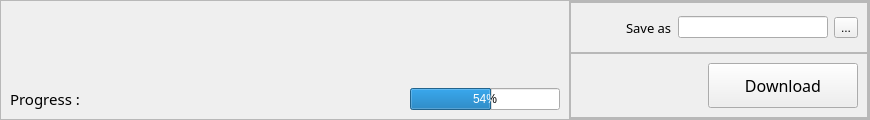
                     <widget class="QFrame" name="frame_home_bottom">
                      <property name="sizePolicy">
                       <sizepolicy hsizetype="Preferred" vsizetype="Maximum">
                        <horstretch>0</horstretch>
                        <verstretch>0</verstretch>
                       </sizepolicy>
                      </property>
                      <property name="frameShape">
                       <enum>QFrame::StyledPanel</enum>
                      </property>
                      <property name="frameShadow">
                       <enum>QFrame::Raised</enum>
                      </property>
                      <property name="lineWidth">
                       <number>0</number>
                      </property>
                      <layout class="QHBoxLayout" name="horizontalLayout_7">
                       <property name="spacing">
                        <number>0</number>
                       </property>
                       <property name="leftMargin">
                        <number>0</number>
                       </property>
                       <property name="topMargin">
                        <number>0</number>
                       </property>
                       <property name="rightMargin">
                        <number>0</number>
                       </property>
                       <property name="bottomMargin">
                        <number>0</number>
                       </property>
                       <item>
                        <widget class="QFrame" name="frame_for_progress">
                         <property name="minimumSize">
                          <size>
                           <width>0</width>
                           <height>0</height>
                          </size>
                         </property>
                         <property name="maximumSize">
                          <size>
                           <width>16777215</width>
                           <height>250</height>
                          </size>
                         </property>
                         <property name="frameShape">
                          <enum>QFrame::NoFrame</enum>
                         </property>
                         <property name="frameShadow">
                          <enum>QFrame::Raised</enum>
                         </property>
                         <layout class="QVBoxLayout" name="verticalLayout_25">
                          <item>
                           <spacer name="horizontalSpacer_5">
                            <property name="orientation">
                             <enum>Qt::Vertical</enum>
                            </property>
                            <property name="sizeType">
                             <enum>QSizePolicy::Expanding</enum>
                            </property>
                            <property name="sizeHint" stdset="0">
                             <size>
                              <width>67</width>
                              <height>78</height>
                             </size>
                            </property>
                           </spacer>
                          </item>
                          <item>
                           <widget class="QFrame" name="frame_for_progress_top">
                            <property name="sizePolicy">
                             <sizepolicy hsizetype="Expanding" vsizetype="Preferred">
                              <horstretch>0</horstretch>
                              <verstretch>0</verstretch>
                             </sizepolicy>
                            </property>
                            <property name="styleSheet">
                             <string notr="true"/>
                            </property>
                            <property name="frameShape">
                             <enum>QFrame::NoFrame</enum>
                            </property>
                            <property name="frameShadow">
                             <enum>QFrame::Raised</enum>
                            </property>
                            <layout class="QHBoxLayout" name="horizontalLayout_9">
                             <property name="spacing">
                              <number>0</number>
                             </property>
                             <property name="leftMargin">
                              <number>0</number>
                             </property>
                             <property name="topMargin">
                              <number>0</number>
                             </property>
                             <property name="rightMargin">
                              <number>0</number>
                             </property>
                             <property name="bottomMargin">
                              <number>0</number>
                             </property>
                             <item>
                              <widget class="QLabel" name="status_bar">
                               <property name="minimumSize">
                                <size>
                                 <width>400</width>
                                 <height>0</height>
                                </size>
                               </property>
                               <property name="font">
                                <font>
                                 <family>Product Sans</family>
                                 <pointsize>11</pointsize>
                                </font>
                               </property>
                               <property name="text">
                                <string>Progress :</string>
                               </property>
                               <property name="alignment">
                                <set>Qt::AlignLeading|Qt::AlignLeft|Qt::AlignVCenter</set>
                               </property>
                               <property name="wordWrap">
                                <bool>true</bool>
                               </property>
                              </widget>
                             </item>
                             <item>
                              <widget class="QProgressBar" name="progressbar">
                               <property name="minimumSize">
                                <size>
                                 <width>150</width>
                                 <height>0</height>
                                </size>
                               </property>
                               <property name="maximumSize">
                                <size>
                                 <width>200</width>
                                 <height>16777215</height>
                                </size>
                               </property>
                               <property name="styleSheet">
                                <string notr="true"/>
                               </property>
                               <property name="value">
                                <number>54</number>
                               </property>
                               <property name="alignment">
                                <set>Qt::AlignCenter</set>
                               </property>
                              </widget>
                             </item>
                            </layout>
                           </widget>
                          </item>
                         </layout>
                        </widget>
                       </item>
                       <item>
                        <widget class="QFrame" name="frame_for_download">
                         <property name="sizePolicy">
                          <sizepolicy hsizetype="Minimum" vsizetype="Preferred">
                           <horstretch>0</horstretch>
                           <verstretch>0</verstretch>
                          </sizepolicy>
                         </property>
                         <property name="maximumSize">
                          <size>
                           <width>300</width>
                           <height>16777215</height>
                          </size>
                         </property>
                         <property name="frameShape">
                          <enum>QFrame::StyledPanel</enum>
                         </property>
                         <property name="frameShadow">
                          <enum>QFrame::Raised</enum>
                         </property>
                         <layout class="QVBoxLayout" name="verticalLayout_14">
                          <property name="spacing">
                           <number>0</number>
                          </property>
                          <property name="leftMargin">
                           <number>0</number>
                          </property>
                          <property name="topMargin">
                           <number>0</number>
                          </property>
                          <property name="rightMargin">
                           <number>0</number>
                          </property>
                          <property name="bottomMargin">
                           <number>0</number>
                          </property>
                          <item>
                           <widget class="QFrame" name="frame_for_save_as">
                            <property name="frameShape">
                             <enum>QFrame::StyledPanel</enum>
                            </property>
                            <property name="frameShadow">
                             <enum>QFrame::Raised</enum>
                            </property>
                            <layout class="QHBoxLayout" name="horizontalLayout_10">
                             <item>
                              <spacer name="horizontalSpacer_2">
                               <property name="orientation">
                                <enum>Qt::Horizontal</enum>
                               </property>
                               <property name="sizeHint" stdset="0">
                                <size>
                                 <width>170</width>
                                 <height>20</height>
                                </size>
                               </property>
                              </spacer>
                             </item>
                             <item>
                              <widget class="QLabel" name="save_as_label">
                               <property name="font">
                                <font>
                                 <family>Product Sans</family>
                                 <pointsize>10</pointsize>
                                </font>
                               </property>
                               <property name="text">
                                <string>Save as</string>
                               </property>
                              </widget>
                             </item>
                             <item>
                              <widget class="QLineEdit" name="save_as_linedit">
                               <property name="minimumSize">
                                <size>
                                 <width>150</width>
                                 <height>0</height>
                                </size>
                               </property>
                               <property name="styleSheet">
                                <string notr="true"/>
                               </property>
                              </widget>
                             </item>
                             <item>
                              <widget class="QToolButton" name="toolButton">
                               <property name="styleSheet">
                                <string notr="true"/>
                               </property>
                               <property name="text">
                                <string>...</string>
                               </property>
                              </widget>
                             </item>
                            </layout>
                           </widget>
                          </item>
                          <item alignment="Qt::AlignBottom">
                           <widget class="QFrame" name="frame_for_download_button">
                            <property name="maximumSize">
                             <size>
                              <width>16777215</width>
                              <height>150</height>
                             </size>
                            </property>
                            <property name="frameShape">
                             <enum>QFrame::StyledPanel</enum>
                            </property>
                            <property name="frameShadow">
                             <enum>QFrame::Raised</enum>
                            </property>
                            <layout class="QHBoxLayout" name="horizontalLayout_8">
                             <item>
                              <spacer name="horizontalSpacer">
                               <property name="orientation">
                                <enum>Qt::Horizontal</enum>
                               </property>
                               <property name="sizeHint" stdset="0">
                                <size>
                                 <width>269</width>
                                 <height>20</height>
                                </size>
                               </property>
                              </spacer>
                             </item>
                             <item>
                              <widget class="QPushButton" name="download_button">
                               <property name="sizePolicy">
                                <sizepolicy hsizetype="Expanding" vsizetype="Expanding">
                                 <horstretch>0</horstretch>
                                 <verstretch>0</verstretch>
                                </sizepolicy>
                               </property>
                               <property name="minimumSize">
                                <size>
                                 <width>150</width>
                                 <height>45</height>
                                </size>
                               </property>
                               <property name="maximumSize">
                                <size>
                                 <width>150</width>
                                 <height>50</height>
                                </size>
                               </property>
                               <property name="font">
                                <font>
                                 <family>Product Sans</family>
                                 <pointsize>12</pointsize>
                                </font>
                               </property>
                               <property name="styleSheet">
                                <string notr="true"/>
                               </property>
                               <property name="text">
                                <string notr="true">Download</string>
                               </property>
                               <property name="icon">
                                <iconset resource="resources.qrc">
                                 <normaloff>:/download/icons/white/download.png</normaloff>:/download/icons/white/download.png</iconset>
                               </property>
                               <property name="iconSize">
                                <size>
                                 <width>24</width>
                                 <height>24</height>
                                </size>
                               </property>
                              </widget>
                             </item>
                            </layout>
                           </widget>
                          </item>
                         </layout>
                        </widget>
                       </item>
                      </layout>
                     </widget>
